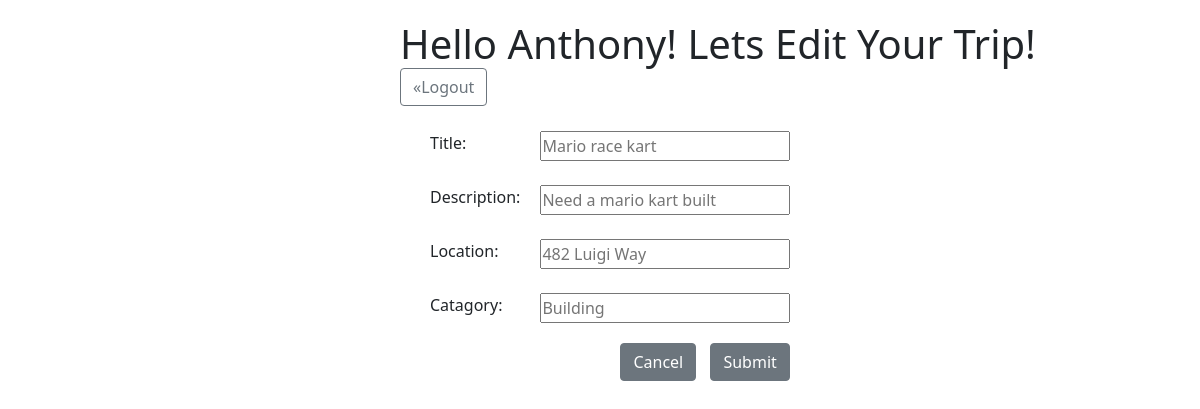
The page /job/30/edit (signed in) on the database its author committed.
### helper_app/models.py (models this page shows)
class User(models.Model):
    first_name = models.CharField(max_length=50)
    last_name = models.CharField(max_length=50)
    email = models.CharField(max_length=50)
    password = models.CharField(max_length=50)
    created_at = models.DateTimeField(auto_now_add=True)
    updated_at = models.DateTimeField(auto_now=True)
    objects  = UserManager()

class Job(models.Model):
    title = models.CharField(max_length=50)
    description = models.CharField(max_length=255)
    location = models.CharField(max_length=255)
    category = models.CharField(max_length=50)
    user_job = models.ForeignKey(User, related_name="user_jobs", on_delete=models.CASCADE)
    added_job = models.ManyToManyField(User, related_name="added_jobs")
    created_at = models.DateTimeField(auto_now_add=True)
    updated_at = models.DateTimeField(auto_now=True)
    objects = JobManager()

### helper_app/views.py (the view)
# urls.py: path('job/<int:job_id>/edit', views.edit_job),
def edit_job(request, job_id):
    job = Job.objects.get(id=job_id)
    context = {
        'logged_user' : User.objects.get(id=request.session['logged_user']),
        'job': job
    }
    return render(request, 'edit_job.html', context)

### helper_app/templates/edit_job.html (shortened to what this page needs)
<!DOCTYPE html>
<html lang="en">
  <head>
    {% load static %}
    <link rel="stylesheet" href="{% static 'css/helper.css' %}" />
    <link
      href="https://cdn.jsdelivr.net/npm/bootstrap@5.0.0-beta3/dist/css/bootstrap.min.css"
      rel="stylesheet"
    />
  </head>
  <body>
    <div id="add">
      <h1>Hello {{logged_user.first_name}}! Lets Edit Your Trip!</h1>
      <a class="btn btn-outline-secondary"href="/user/logout">&#171;Logout</a>
    </div>
    <div id="edit">
      <form action="/edit/{{job.id}}/job" method="POST">
        <label for="title">Title:</label>
        <input type="text" name="title" placeholder="{{job.title}}" />
        <br />
        <label for="description">Description:</label>
        <input
          type="text"
          name="description"
          placeholder="{{job.description}}"
        />
        <br />
        <label for="location">Location:</label>
        <input type="text" name="location" placeholder="{{job.location}}" />
        <br />
        <label for="category">Catagory:</label>
        <input type="text" name="category" placeholder="{{job.category}}" />
        <br>
        <a href="/user/hello" class="btn btn-secondary" role="button">Cancel</a>
        <button type="submit" class="btn btn-secondary">Submit</button>
      </form>
    </div>
  </body>
</html>

### helper_app/static/css/helper.css (style rules this page uses)
* { margin:0; padding:0; }
h1 { display: block; margin-bottom: 20px; }
form { display:inline-block; }
#add h1 { margin:20px 0 0px 400px; display: inline-block; }
#add a { margin-left: 400px; }
#edit { margin:10px 0 0 400px; height: 300px; display: inline-block; padding:0 30px 20px 30px; }
#edit label { float:left; clear:left; margin:15px 0; }
#edit input { margin:15px 0 0px 20px; float:right; height:30px; width:250px; }
#edit a { margin:20px 0 0 118px; }
#edit button { margin:20px 0 0 10px; }

### rows shown on the page
User: first_name "Anthony"
Job: title "Mario race kart", description "Need a mario kart built", location "482 Luigi Way", category "Building"
